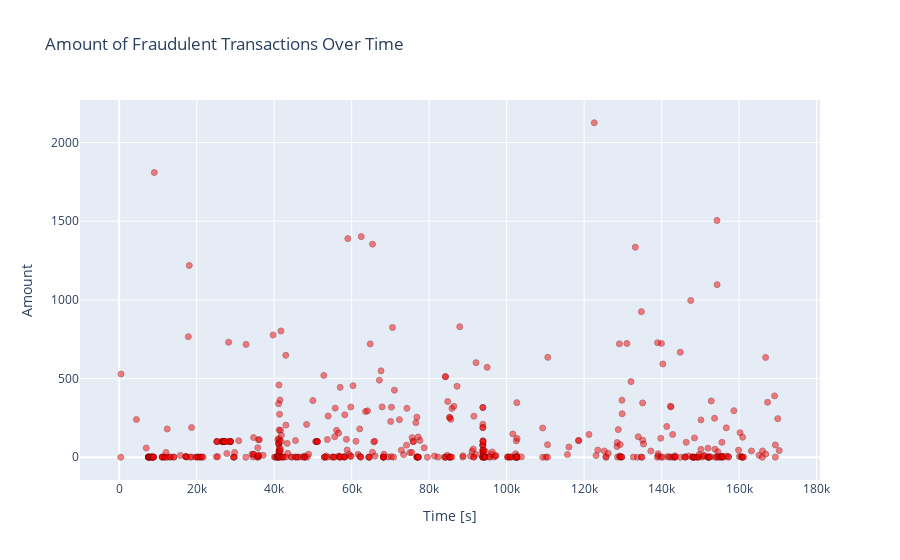

The notebook cell this image was saved under:
### Code cell
import plotly.graph_objs as go
from plotly.offline import iplot

fraud = data_df[data_df['Class'] == 1]

trace = go.Scatter(
    x=fraud['Time'],
    y=fraud['Amount'],
    mode="markers",
    name="Fraud Amount",
    marker=dict(color='red', line=dict(color='darkred', width=1), opacity=0.5),
    text=fraud['Amount']
)

layout = dict(
    title='Amount of Fraudulent Transactions Over Time',
    xaxis=dict(title='Time [s]', showticklabels=True),
    yaxis=dict(title='Amount'),
    hovermode='closest'
)

fig = dict(data=[trace], layout=layout)
iplot(fig, filename='fraud-amount')

### Figure 1 — Plotly figure (JSON) as saved in the notebook; plotly's stock layout.template omitted (floating-point values rounded to 4 significant figures; data arrays with more than 128 entries replaced by an {"elided": "..."} marker saying what was removed)
{"data": [{"marker": {"color": "red", "line": {"color": "darkred", "width": 1}, "opacity": 0.5}, "mode": "markers", "name": "Fraud Amount", "text": {"elided": "492 float values"}, "type": "scatter", "x": {"elided": "492 int values"}, "y": {"elided": "492 float values"}}], "layout": {"hovermode": "closest", "title": {"text": "Amount of Fraudulent Transactions Over Time"}, "xaxis": {"showticklabels": true, "title": {"text": "Time [s]"}}, "yaxis": {"title": {"text": "Amount"}}}}
